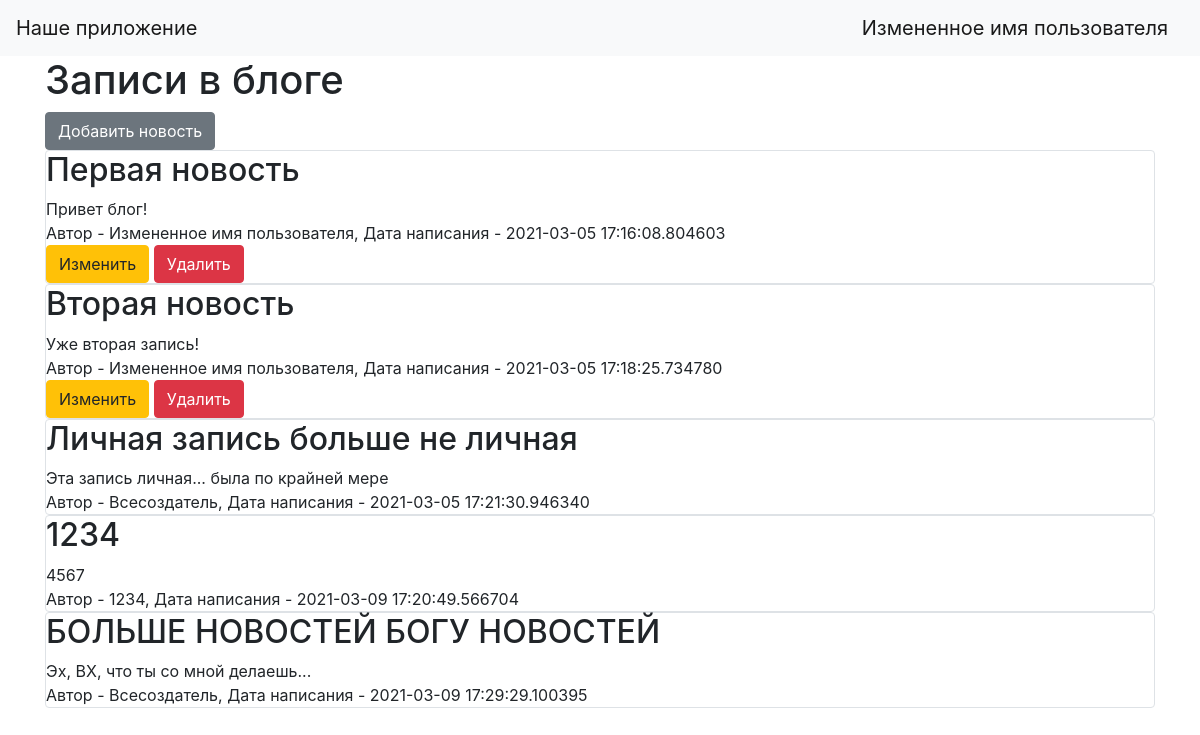
The page / (signed in) on the database its author committed.
### data/users.py (models this page shows, shortened)
class User(SqlAlchemyBase, UserMixin):
    __tablename__ = 'users'
    id = sqlalchemy.Column(sqlalchemy.Integer,
                           primary_key=True, autoincrement=True)
    name = sqlalchemy.Column(sqlalchemy.String, nullable=True)
    about = sqlalchemy.Column(sqlalchemy.String, nullable=True)
    email = sqlalchemy.Column(sqlalchemy.String,
                              index=True, unique=True, nullable=True)
    hashed_password = sqlalchemy.Column(sqlalchemy.String, nullable=True)
    created_date = sqlalchemy.Column(sqlalchemy.DateTime,
                                     default=datetime.datetime.now)
    news = orm.relation("News", back_populates='user')

### data/news.py (models this page shows)
class News(SqlAlchemyBase):
    __tablename__ = 'news'
    id = sqlalchemy.Column(sqlalchemy.Integer,
                           primary_key=True, autoincrement=True)
    title = sqlalchemy.Column(sqlalchemy.String, nullable=True)
    content = sqlalchemy.Column(sqlalchemy.String, nullable=True)
    created_date = sqlalchemy.Column(sqlalchemy.DateTime,
                                     default=datetime.datetime.now)
    is_private = sqlalchemy.Column(sqlalchemy.Boolean, default=True)
    user_id = sqlalchemy.Column(sqlalchemy.Integer,
                                sqlalchemy.ForeignKey("users.id"))
    user = orm.relation('User')

### blog.py (the view)
@app.route("/")
def index():
    db_sess = db_session.create_session()
    if current_user.is_authenticated:
        news = db_sess.query(News).filter(
            (News.user == current_user) | (News.is_private != True))
    else:
        news = db_sess.query(News).filter(News.is_private != True)
    return render_template("index.html", news=news)

### blog.py (called while the page is built)
@login_manager.user_loader
def load_user(user_id):
    db_sess = db_session.create_session()
    return db_sess.query(User).get(user_id)

### data/db_session.py (called while the page is built)
def create_session() -> Session:
    global __factory
    return __factory()

### templates/index.html
{% extends "base.html" %}
{% block content %}
<h1>Записи в блоге</h1>
{% if current_user.is_authenticated %}
    <a href="news" class="btn btn-secondary">Добавить новость</a>
{% endif %}
{% for item in news%}
<div class="col-md6 border rounded">
    <h2>{{item.title}}</h2>
    <div>
        {{item.content}}
    </div>
    <div>
        Автор - {{item.user.name}}, Дата написания - {{item.created_date}}
        {% if current_user.is_authenticated and current_user == item.user %}
    <div>
        <a href="/news/{{ item.id }}" class="btn btn-warning">
            Изменить
        </a>
        <a href="/news_delete/{{ item.id }}" class="btn btn-danger">
            Удалить
        </a>
    </div>
{% endif %}
    </div>
</div>
{% endfor %}
{% endblock %}

### templates/base.html (shortened to what this page needs)
<!doctype html>
<html lang="en">
<head>
    <link rel="stylesheet"
          href="https://stackpath.bootstrapcdn.com/bootstrap/4.4.1/css/bootstrap.min.css"
>
</head>
<body>
<header>
    <nav class="navbar navbar-light bg-light">
        <a class="navbar-brand" href="#">Наше приложение</a>
    {% if current_user.is_authenticated %}
    <a class="navbar-brand" href="/logout">{{ current_user.name }}</a>
{% else %}
    <p>
        <a class="btn btn-primary " href="/register">Зарегистрироваться</a>
        <a class="btn btn-success" href="/login">Войти</a>
    </p>
    </nav>
{% endif %}
</header>
<main role="main" class="container">
    {% block content %}{% endblock %}
</main>
</body>
</html>

### rows shown on the page
User: name "Измененное имя пользователя"
News: title "Первая новость", content "Привет блог!", user.name "Измененное имя пользователя", created_date "2021-03-05 17:16:08.804603"
News: title "Вторая новость", content "Уже вторая запись!", user.name "Измененное имя пользователя", created_date "2021-03-05 17:18:25.734780"
News: title "Личная запись больше не личная", content "Эта запись личная... была по крайней мере", user.name "Всесоздатель", created_date "2021-03-05 17:21:30.946340"
News: title "1234", content "4567", user.name "1234", created_date "2021-03-09 17:20:49.566704"
News: title "БОЛЬШЕ НОВОСТЕЙ БОГУ НОВОСТЕЙ", content "Эх, ВХ, что ты со мной делаешь...", user.name "Всесоздатель", created_date "2021-03-09 17:29:29.100395"
